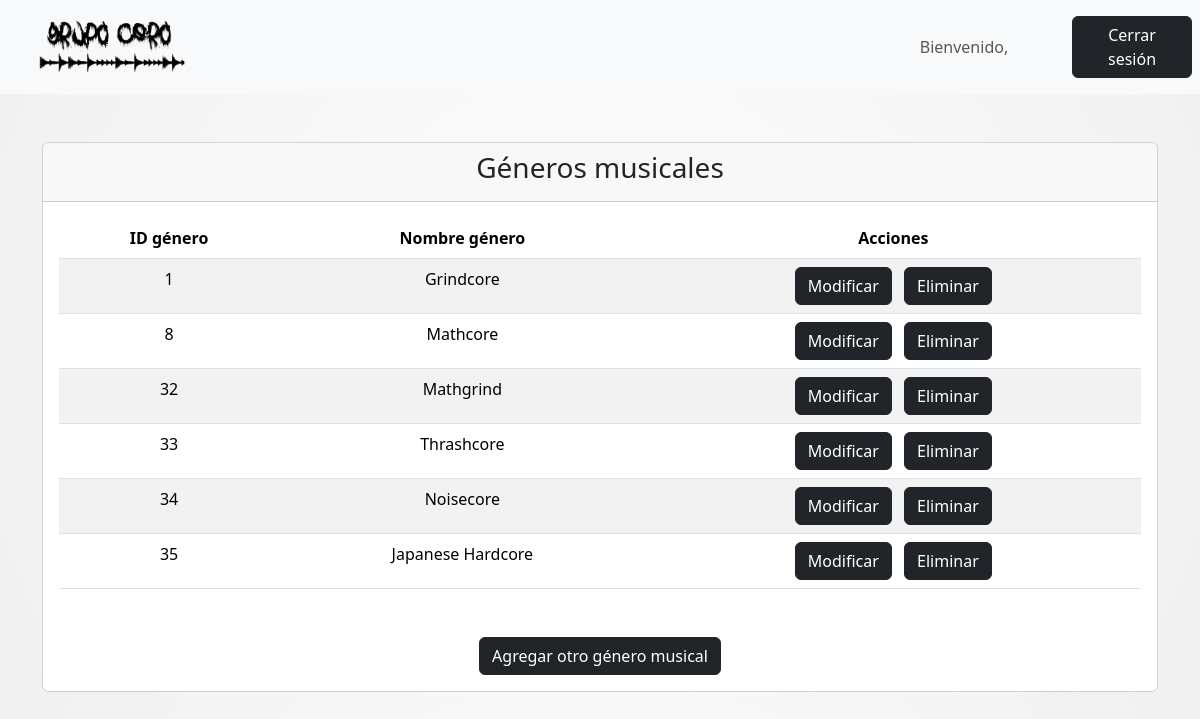
The page /generosobjects/ on the database its author committed.
### core/models.py (models this page shows, shortened)
class GeneroMusical(models.Model):
    nombreGenero = models.CharField(max_length=30)
    class Meta:
        verbose_name = "Género Musical"
        verbose_name_plural = "Géneros Musicales"

### core/views.py (the view)
# urls.py: path('generosobjects/', generosobjects, name='generosobjects'),
def generosobjects(request):
    auxGenObj = {
        'listaGenObj' : GeneroMusical.objects.all()
    }
    return render(request, 'core/miembros/generos/generosobjects.html', auxGenObj)

### core/templates/core/miembros/generos/generosobjects.html (shortened to what this page needs)
<!DOCTYPE html>
<html lang="es">
    {% load static %}
<head>
    <link href="https://cdn.jsdelivr.net/npm/bootstrap@5.3.3/dist/css/bootstrap.min.css" rel="stylesheet">
    <link rel="stylesheet" href="{% static 'core/css/style.css' %}">
</head>
<body>
<nav class="navbar navbar-expand-sm bg-light navbar-light justify-content-center">
    <div class="container-fluid">
        <a class="navbar-brand" href="{% url 'miembrosindex' %}">
            <img src="{% static 'core/img/LOGO.png' %}" alt="Avatar Logo" style="width:200px;" class="rounded-pill">
        </a>
    </div>
    <ul class="navbar-nav">
        <li class="nav-item">
            <a class="nav-link text-center" style="width:200px;">Bienvenido, {{ user.username }}</a>
        </li>
    </ul>
    <ul class="navbar-nav">
        <li class="nav-item">
            <a class="nav-link" href="{% url 'logout' %}">
                <button class="btn btn-dark" type="button" style="width:120px;">Cerrar sesión</button>
            </a>
        </li>
    </ul>
</nav>
<div class="container mt-5 text-center">
    <div class="card">
        <div class="card-header">
            <h3 class="card-title">Géneros musicales</h3>
        </div>
        <div class="card-body">
            <table class="table table-striped mb-5">
                <thead>
                    <tr>
                        <th scope="col">ID género</th>
                        <th scope="col">Nombre género</th>
                        <th scope="col">Acciones</th>
                    </tr>
                </thead>
                <tbody>
                    {% for auxGenObj in listaGenObj %}
                    <tr>
                        <td>{{ auxGenObj.pk }}</td>
                        <td>{{ auxGenObj.nombreGenero }}</td>
                        <td>
                            <a href="{% url 'generosupdate' auxGenObj.pk %}" class="btn btn-dark me-2">Modificar</a>
                            <button type="button" class="btn btn-dark" data-bs-toggle="modal" data-bs-target="#confirmModal{{ auxGenObj.pk }}">
                                Eliminar
                            </button>
                        </td>
                    </tr>
                    {% endfor %}
                </tbody>
            </table>
            <div class="text-center">
                <a href="{% url 'generosadd' %}" class="btn btn-dark">Agregar otro género musical</a>
            </div>
        </div>
    </div>
</div>
</body>
</html>

### core/static/core/css/style.css (style rules this page uses)
body { background-color: white; color: black; }

### core/templates/core/miembros/generos/generosobjects.html (style rules this page uses)
body { background: repeating-radial-gradient(circle, #ffffff, #f1f0f0); }

### rows shown on the page
GeneroMusical: pk "1", nombreGenero "Grindcore"
GeneroMusical: pk "8", nombreGenero "Mathcore"
GeneroMusical: pk "32", nombreGenero "Mathgrind"
GeneroMusical: pk "33", nombreGenero "Thrashcore"
GeneroMusical: pk "34", nombreGenero "Noisecore"
GeneroMusical: pk "35", nombreGenero "Japanese Hardcore"
